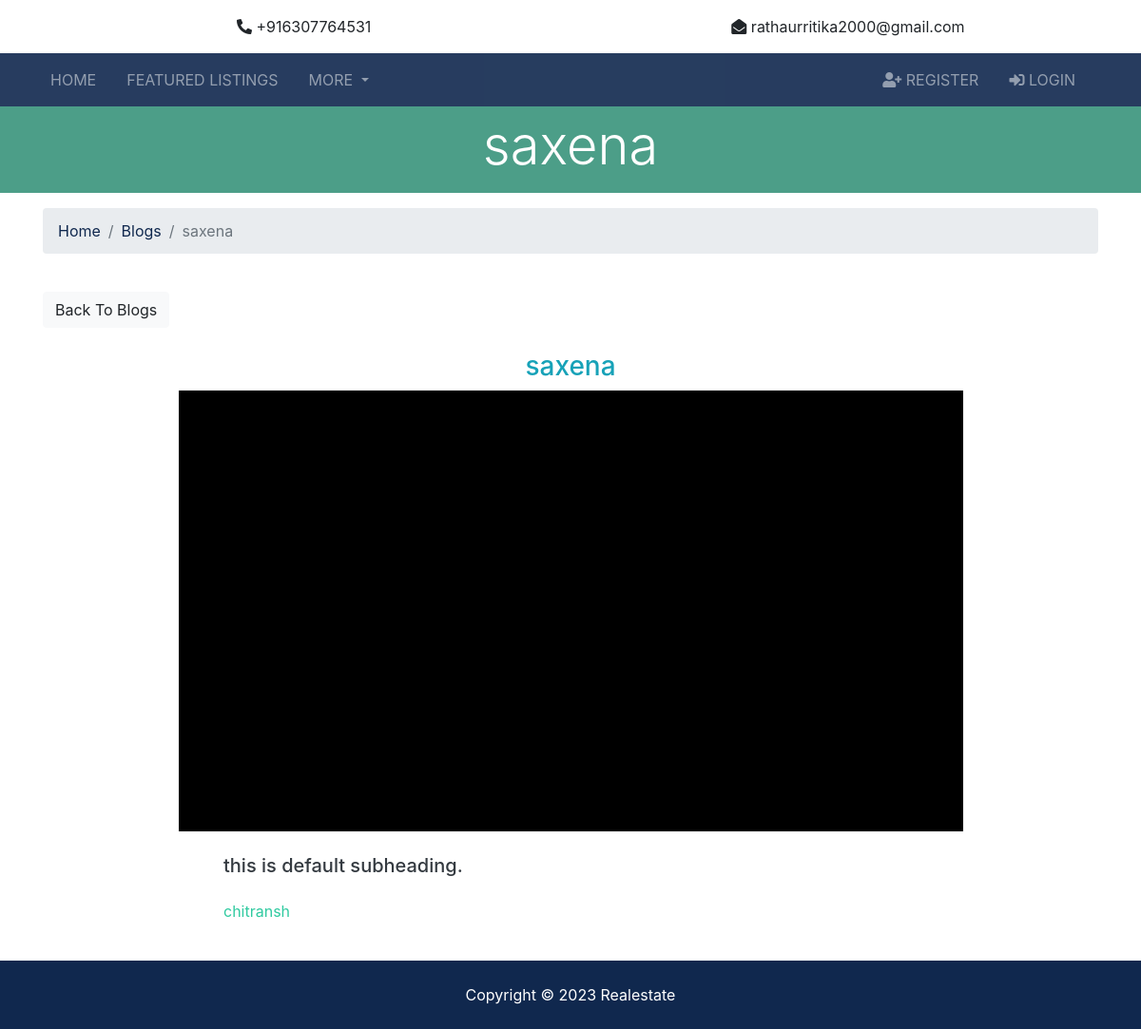
Screenshot of /blogs/2 with the database file from the repository.
### blogs/models.py (models this page shows, shortened)
class Post(models.Model):
    by=models.CharField(max_length=50)
    title=models.CharField(max_length=100)
    article=models.TextField()
    subheading=models.CharField(max_length=100)
    date = models.DateTimeField(default=datetime.now, blank=True)
    thumbnail=models.ImageField(upload_to='thumbnails/%Y/%m/%d/')

### blogs/views.py (the view)
# urls.py: path('<int:blog_id>', views.blog, name='blog'),
def blog(request,blog_id):
  blog = get_object_or_404(Post, pk=blog_id)
  context = {
    'blog': blog
  }
  return render(request, 'blogs/blog.html', context)

### templates/blogs/blog.html (shortened to what this page needs)
{% extends 'base.html' %}
{% load humanize %}
{% block content %}
<section id="showcase-inner" class="py-2 text-white" style="min-height: 55px !important;">
    <div class="container">
      <div class="row text-center">
        <div class="col-md-12">
          <h1 class="display-4">{{ blog.title }}</h1>
        </div>
      </div>
    </div>
  </section>
  <section id="bc" class="mt-3">
    <div class="container">
      <nav>
        <ol class="breadcrumb">
          <li class="breadcrumb-item">
            <a href="{% url 'index' %}">Home</a>
          </li>
          <li class="breadcrumb-item">
            <a href="{% url 'listings' %}">Blogs</a>
          </li>
          <li class="breadcrumb-item active">{{ blog.title }}</li>
        </ol>
      </nav>
    </div>
  </section>
  <section  class="py-4">
    <div class="container">
      <a href="{% url 'blogs' %}" class="btn btn-light mb-4">Back To Blogs</a>
      <div class="row">
        <div class="col-md-9  mr-auto ml-auto mt-auto mb-4 text-center">
          <h3 class="text-info" >{{ blog.title }}</h3>
          <img src="{{ blog.thumbnail.url }}" alt="" class="img-main img-fluid mb-3 mt-auto mb-auto">
          </div>
          <div class="col-md-8 mr-auto ml-auto" >
              <h5 class="text-dark mb-4">{{blog.subheading}}</h5>
              <p class="text-secondary">{{ blog.article }}</p>
          </div>
        </div>
      </div>
      </section>
{% endblock %}

### realestate/static/css/style.css (style rules this page uses)
img { width: 100%; }
#showcase-inner { background: url(../img/building.jpg) no-repeat top center fixed/cover; position: relative; overflow: hidden; min-height: 200px; }
#showcase-inner::before { content: ''; position: absolute; top: 0; left: 0; min-height: 100%; width: 100%; background: rgba(32, 134, 107, 0.8); }

### rows the page displays
Post: title "saxena", thumbnail (picture), subheading "this is default subheading.", article "chitransh"
